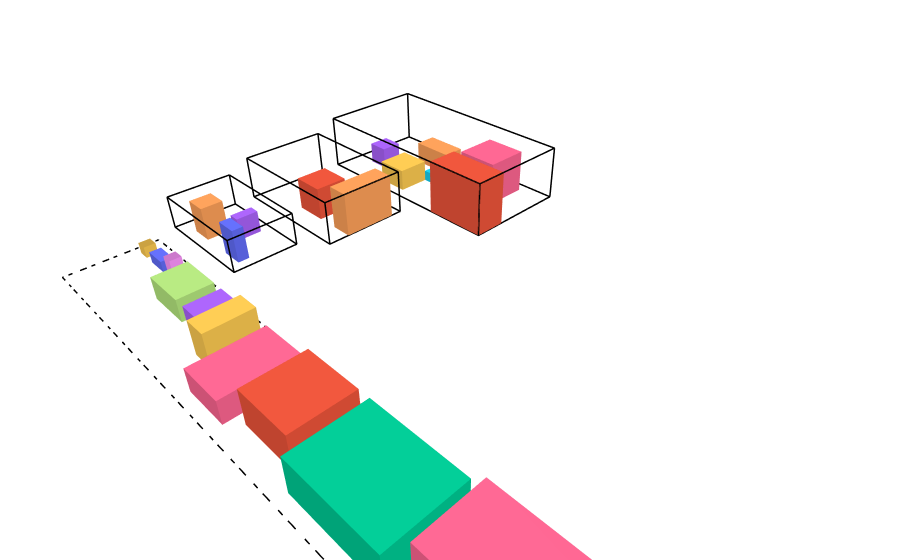

This figure's notebook cell:
### Markdown cell above
## **Dataset**

Akan digunakan dataset berikut dengan $3$ truk dan $23$ paket.

### Code cell
trucks = [
   Truck("T1", 10, 20, 5, 200),
   Truck("T2", 8, 12, 4, 150),
   Truck("T3", 6, 10, 3, 100),
]

packages = [
   Package("S1", 1, 1, 1, 50, 2, False, 1),
   Package("S2", 1, 2, 1, 45, 3, False, 3),
   Package("S3", 2, 1, 1, 40, 2, True, 2),
   Package("S4", 1, 1, 2, 35, 1, False, 4),
   Package("S5", 2, 2, 1, 55, 4, False, 1),
   
   Package("M1", 3, 4, 2, 80, 10, False, 5),
   Package("M2", 2, 3, 2, 70, 8, True, 2),
   Package("M3", 4, 3, 1, 65, 12, False, 3),
   Package("M4", 3, 3, 3, 90, 15, False, 6),
   Package("M5", 2, 4, 2, 75, 9, False, 1),
   Package("M6", 3, 2, 2, 60, 11, True, 4),
   Package("M7", 4, 2, 3, 85, 14, False, 2),
   
   Package("L1", 5, 6, 3, 120, 25, False, 7),
   Package("L2", 4, 5, 2, 100, 20, False, 3),
   Package("L3", 6, 4, 2, 110, 22, True, 5),
   Package("L4", 5, 5, 3, 130, 30, False, 2),
   Package("L5", 4, 4, 4, 95, 18, False, 4),
   
   Package("H1", 3, 3, 2, 140, 35, False, 1),
   Package("H2", 2, 2, 2, 105, 28, False, 6),
   
   Package("B1", 6, 8, 3, 30, 40, False, 7),
   Package("B2", 5, 7, 4, 25, 35, False, 5),
   
   Package("F1", 2, 3, 1, 115, 6, True, 1),
   Package("F2", 3, 2, 2, 100, 7, True, 1),
]

initial_state = State(packages, trucks, init="random_feasible")
draw_state(initial_state)
